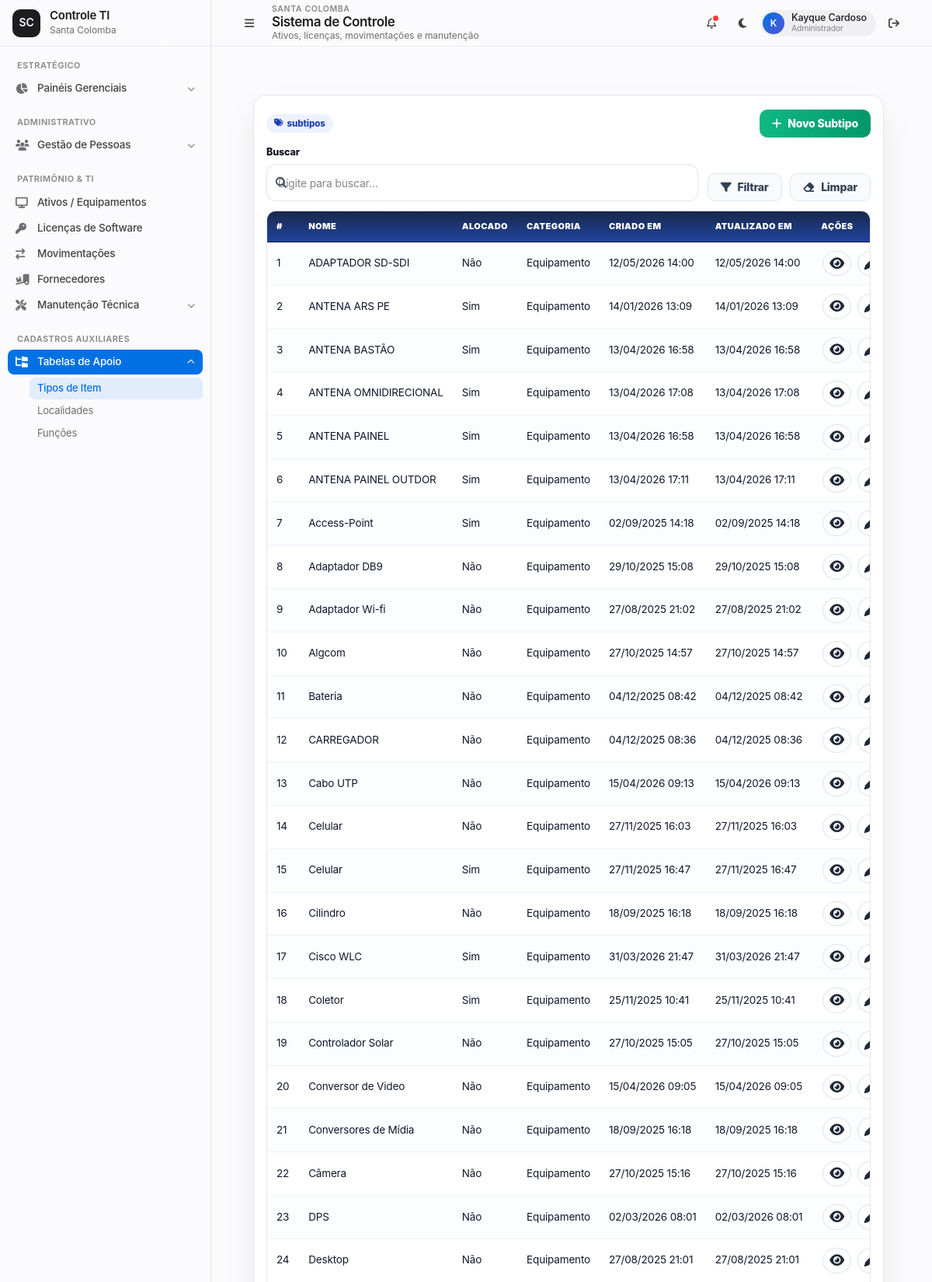
/subtipos/ (signed in, upper part), run on the app's committed database.
### ProjetoEstoque/models.py (models this page shows, shortened)
class AuditModel(models.Model):
    criado_por = models.ForeignKey(User, related_name="%(class)s_criador", on_delete=models.SET_NULL, null=True, blank=True)
    atualizado_por = models.ForeignKey(User, related_name="%(class)s_atualizador", on_delete=models.SET_NULL, null=True, blank=True)
    created_at = models.DateTimeField(auto_now_add=True)
    updated_at = models.DateTimeField(auto_now=True)
    class Meta:
        abstract = True

class Subtipo(AuditModel):
    nome = models.CharField(max_length=100)
    alocado = models.CharField(max_length=3, choices=SimNaoChoices.choices)
    categoria = models.ForeignKey(Categoria, on_delete=models.CASCADE)

class Categoria(AuditModel):
    nome = models.CharField(max_length=100)

### ProjetoEstoque/views/subtipos.py (the view)
# urls.py: path("subtipos/", views.subtipo_list, name="subtipo_list"),
@login_required
def subtipo_list(request):
    q = request.GET.get("q", "").strip()
    cat = request.GET.get("categoria", "").strip()
    alocado = request.GET.get("alocado", "").strip()
    qs = Subtipo.objects.select_related("categoria").order_by("categoria__nome", "nome")
    if q:
        qs = qs.filter(Q(nome__icontains=q) | Q(categoria__nome__icontains=q))
    if cat:
        qs = qs.filter(categoria__id=cat)
    if alocado:
        qs = qs.filter(alocado=alocado)
    context = {
        "subtipos": qs,
        "categorias": Categoria.objects.order_by("nome"),
        "alocado_choices": (("sim", "Sim"), ("nao", "Não")),
        "request": request,
    }
    return render(request, "front/subtipo/subtipo_list.html", context)

### ProjetoEstoque/templates/front/subtipo/subtipo_list.html (shortened to what this page needs)
{% extends 'base.html' %}
{% block content %}
<link rel="stylesheet" href="https://cdnjs.cloudflare.com/ajax/libs/font-awesome/6.4.2/css/all.min.css"/>
<div class="page">
  <div class="panel">
    <div class="top-actions">
      <div class="metrics">
        <span class="badge"><i class="fa fa-tags"></i> {{ total }} subtipos</span>
      </div>
      <div style="display:flex;gap:10px">
        <a class="btn btn-add" href="{% url 'subtipo_create' %}"><i class="fa fa-plus"></i> Novo Subtipo</a>
      </div>
    </div>
    <form class="filtros" method="get" id="fForm" autocomplete="off">
      <div class="group">
        <label style="color: #0b1220;">Buscar</label>
        <div class="filtro-icon-input">
          <span class="ico"><i class="fa fa-search"></i></span>
          <input type="text" name="q" class="ctrl" placeholder="Digite para buscar…" value="{{ q|default:'' }}">
        </div>
      </div>
      <div style="display:flex;gap:10px;justify-content:flex-end">
        <button class="btn btn-light" type="submit"><i class="fa fa-filter"></i> Filtrar</button>
        <button class="btn btn-light" type="button" id="btnClear"><i class="fa fa-eraser"></i> Limpar</button>
      </div>
    </form>
    <div class="table-wrap">
      <table>
        <thead>
          <tr>
            <th style="width:64px">#</th>
            <th>Nome</th>
            <th>Alocado</th>
            <th>Categoria</th>
            <th>Criado em</th>
            <th>Atualizado em</th>
            <th style="width:120px">Ações</th>
          </tr>
        </thead>
        <tbody>
          {% for obj in subtipos %}
          <tr>
            <td>{{ forloop.counter }}</td>
            <td>{{ obj.nome }}</td>
            <td>{{ obj.get_alocado_display }}</td>
            <td>{% if obj.categoria %}{{ obj.categoria.nome }}{% else %}-{% endif %}</td>
            <td>{{ obj.created_at|date:"d/m/Y H:i" }}</td>
            <td>{{ obj.updated_at|date:"d/m/Y H:i" }}</td>
            <td class="td-acoes">
              <a class="icon-btn" title="Detalhar" href="{% url 'subtipo_detail' obj.pk %}"><i class="fa fa-eye"></i></a>
              <a class="icon-btn" title="Editar" href="{% url 'subtipo_update' obj.pk %}"><i class="fa fa-pen"></i></a>
            </td>
          </tr>
          {% empty %}
          <tr><td colspan="7" style="text-align:center;color:#64748b;padding:16px">Nenhum subtipo encontrado.</td></tr>
          {% endfor %}
        </tbody>
      </table>
    </div>
  </div>
</div>
{% endblock %}

### ProjetoEstoque/templates/base.html (shortened to what this page needs)
{% load static %}
<!DOCTYPE html>
<html lang="pt-br">
<head>
  <link rel="stylesheet" href="https://cdnjs.cloudflare.com/ajax/libs/font-awesome/6.5.2/css/all.min.css">
</head>
<body class="theme-light">
  <div class="app-shell" id="appShell">
    <aside class="sidebar" id="sidebar" aria-label="Menu lateral principal">
      <div class="sidebar-brand">
        <a href="{% url 'dashboard' %}" class="brand-mark" aria-label="Ir para o dashboard">
          <span class="brand-fallback" style="display: none;">SC</span>
        </a>
        <div class="brand-copy">
          <span class="brand-title">Controle TI</span>
          <span class="brand-subtitle">Santa Colomba</span>
        </div>
      </div>
      <nav class="sidebar-nav" aria-label="Navegação do sistema">
        <section class="nav-section" aria-labelledby="nav-estrategico">
          <div class="nav-label" id="nav-estrategico">Estratégico</div>
          <div class="nav-group">
            <button
              type="button"
              class="nav-button "
              data-submenu-target="sub-dash"
              aria-expanded="false"
              aria-controls="sub-dash"
              title="Painéis gerenciais">
              <i class="fa-solid fa-chart-pie nav-icon" aria-hidden="true"></i>
              <span class="nav-text">Painéis Gerenciais</span>
              <i class="fa-solid fa-chevron-down nav-arrow" aria-hidden="true"></i>
            </button>
            <div class="submenu" id="sub-dash">
              <div class="submenu-inner">
                <a href="{% url 'alertas_dashboard' %}" class="sub-link {% if request.resolver_match.url_name == 'alertas_dashboard' %}is-active{% endif %}">Alertas</a>
              </div>
            </div>
          </div>
        </section>
        <section class="nav-section" aria-labelledby="nav-administrativo">
          <div class="nav-label" id="nav-administrativo">Administrativo</div>
          <div class="nav-group">
            <button
              type="button"
              class="nav-button {% if 'usuario' in request.resolver_match.url_name or 'centrocusto' in request.resolver_match.url_name %}is-active{% endif %}"
              data-submenu-target="sub-pessoas"
              aria-expanded="false"
              aria-controls="sub-pessoas"
              title="Gestão de pessoas">
              <i class="fa-solid fa-users nav-icon" aria-hidden="true"></i>
              <span class="nav-text">Gestão de Pessoas</span>
              <i class="fa-solid fa-chevron-down nav-arrow" aria-hidden="true"></i>
            </button>
            <div class="submenu" id="sub-pessoas">
              <div class="submenu-inner">
                <a href="{% url 'usuario_list' %}" class="sub-link {% if 'usuario' in request.resolver_match.url_name and 'hierarquia' not in request.resolver_match.url_name %}is-active{% endif %}">Colaboradores</a>
              </div>
            </div>
          </div>
        </section>
        <section class="nav-section" aria-labelledby="nav-patrimonio">
          <div class="nav-label" id="nav-patrimonio">Patrimônio & TI</div>
          <a href="{% url 'equipamentos_list' %}" class="nav-item {% if 'equipamento' in request.resolver_match.url_name %}is-active{% endif %}" title="Ativos e equipamentos">
            <i class="fa-solid fa-display nav-icon" aria-hidden="true"></i>
            <span class="nav-text">Ativos / Equipamentos</span>
          </a>
          <a href="{% url 'licenca_list' %}" class="nav-item {% if 'licenca_' in request.resolver_match.url_name and 'dashboard' not in request.resolver_match.url_name %}is-active{% endif %}" title="Licenças de software">
            <i class="fa-solid fa-key nav-icon" aria-hidden="true"></i>
            <span class="nav-text">Licenças de Software</span>
          </a>
          <a href="{% url 'movimentacao_list' %}" class="nav-item {% if 'movimentacao' in request.resolver_match.url_name %}is-active{% endif %}" title="Movimentações">
            <i class="fa-solid fa-arrow-right-arrow-left nav-icon" aria-hidden="true"></i>
            <span class="nav-text">Movimentações</span>
          </a>
          <a href="{% url 'fornecedor_list' %}" class="nav-item {% if 'fornecedor' in request.resolver_match.url_name %}is-active{% endif %}" title="Fornecedores">
            <i class="fa-solid fa-truck-ramp-box nav-icon" aria-hidden="true"></i>
            <span class="nav-text">Fornecedores</span>
          </a>
          <div class="nav-group">
            <button
              type="button"
              class="nav-button {% if 'preventiva' in request.resolver_match.url_name and 'dashboard' not in request.resolver_match.url_name or request.resolver_match.url_name == 'checklist_list' %}is-active{% endif %}"
              data-submenu-target="sub-manutencao"
              aria-expanded="false"
              aria-controls="sub-manutencao"
              title="Manutenção técnica">
              <i class="fa-solid fa-screwdriver-wrench nav-icon" aria-hidden="true"></i>
              <span class="nav-text">Manutenção Técnica</span>
              <i class="fa-solid fa-chevron-down nav-arrow" aria-hidden="true"></i>
            </button>
            <div class="submenu" id="sub-manutencao">
              <div class="submenu-inner">
                <a href="{% url 'preventiva_start' %}" class="sub-link {% if request.resolver_match.url_name == 'preventiva_start' %}is-active{% endif %}">Nova Preventiva</a>
              </div>
            </div>
          </div>
        </section>
        <section class="nav-section" aria-labelledby="nav-cadastros">
          <div class="nav-label" id="nav-cadastros">Cadastros Auxiliares</div>
          <div class="nav-group">
            <button
              type="button"
              class="nav-button {% if 'subtipo' in request.resolver_match.url_name or 'localidade' in request.resolver_match.url_name or 'funcoes' in request.resolver_match.url_name %}is-active{% endif %}"
              data-submenu-target="sub-cadastros"
              aria-expanded="false"
              aria-controls="sub-cadastros"
              title="Tabelas de apoio">
              <i class="fa-solid fa-folder-tree nav-icon" aria-hidden="true"></i>
              <span class="nav-text">Tabelas de Apoio</span>
              <i class="fa-solid fa-chevron-down nav-arrow" aria-hidden="true"></i>
            </button>
            <div class="submenu" id="sub-cadastros">
              <div class="submenu-inner">
                <a href="{% url 'subtipo_list' %}" class="sub-link {% if request.resolver_match.url_name == 'subtipo_list' %}is-active{% endif %}">Tipos de Item</a>
                <a href="{% url 'localidade_list' %}" class="sub-link {% if request.resolver_match.url_name == 'localidade_list' %}is-active{% endif %}">Localidades</a>
                <a href="{% url 'funcoes_list' %}" class="sub-link {% if request.resolver_match.url_name == 'funcoes_list' %}is-active{% endif %}">Funções</a>
              </div>
            </div>
          </div>
        </section>
      </nav>
    </aside>
    <main class="main-shell">
      <header class="topbar">
        <div class="topbar-left">
          <button
            type="button"
            class="sidebar-toggle"
            id="sidebarToggle"
            aria-label="Abrir ou recolher menu lateral"
            aria-controls="sidebar"
            aria-expanded="false">
            <i class="fa-solid fa-bars" aria-hidden="true"></i>
          </button>
          <div class="topbar-title-group">
            <span class="eyebrow">Santa Colomba</span>
            <h1 class="topbar-title">{% block page_title %}Sistema de Controle{% endblock %}</h1>
            <span class="topbar-subtitle">{% block page_subtitle %}Ativos, licenças, movimentações e manutenção{% endblock %}</span>
          </div>
        </div>
        <div class="topbar-actions">
          <button type="button" class="icon-button" id="notificationButton" aria-label="Notificações" title="Notificações">
            <i class="fa-regular fa-bell" aria-hidden="true"></i>
            <span class="badge-dot" aria-hidden="true"></span>
          </button>
          <button type="button" class="icon-button" id="themeToggle" aria-label="Alternar entre modo claro e escuro" title="Alternar tema">
            <i class="fa-solid fa-moon" id="themeIcon" aria-hidden="true"></i>
          </button>
          <div class="profile-chip" title="Usuário logado">
            <div class="profile-avatar" aria-hidden="true">
              {{ user.username|default:"U"|slice:":1"|upper }}
            </div>
            <div class="profile-copy">
              <span class="profile-name">{{ user.first_name|default:user.username }}</span>
              <span class="profile-role">Administrador</span>
            </div>
          </div>
          <form method="post" action="{% url 'logout' %}" style="margin:0;padding:0;">
            <button type="submit" class="logout-button" title="Sair do sistema" aria-label="Sair do sistema">
              <i class="fa-solid fa-arrow-right-from-bracket" aria-hidden="true"></i>
            </button>
          </form>
        </div>
      </header>
      <div class="main-scroll" id="mainContent" tabindex="-1">
        <div class="main-container">
          {% block content %}{% endblock %}
        </div>
      </div>
    </main>
  </div>
</body>
</html>

### ProjetoEstoque/templates/front/subtipo/subtipo_list.html (style rules this page uses)
:root { --line:#e5e7eb;--ink:#172133;--soft:#f8fafc;--card:#fff;--shadow:0 20px 40px rgba(2,6,23,.07);--h:48px;--rad:12px;--padL:44px }
* { box-sizing:border-box }
.page { max-width:1200px;margin:22px auto;padding:0 14px }
.panel { background:var(--card);border:1px solid var(--line);border-radius:16px;box-shadow:var(--shadow);padding:18px 16px }
.top-actions { display:flex;justify-content:space-between;gap:12px;flex-wrap:wrap;margin-bottom:10px }
.metrics { display:flex;gap:10px;align-items:center;color:#475569 }
.metrics .badge { background:#eef2ff;color:#1e40af;border-radius:999px;padding:4px 10px;font-weight:800 }
.btn { border:none;border-radius:10px;padding:10px 16px;font-weight:800;cursor:pointer;display:inline-flex;align-items:center;gap:8px;text-decoration:none }
.btn-add { background:linear-gradient(90deg,#10b981,#059669);color:#fff }
.btn-light { background:#f8fafc;border:1.5px solid #dbe6f1;color:#334155 }
.filtros { display:grid;grid-template-columns:minmax(260px,1fr) auto;gap:12px;align-items:end;margin-bottom:12px }
.group { display:flex;flex-direction:column }
.group label { font-weight:800;margin-bottom:6px }
.filtro-icon-input { position:relative }
.filtro-icon-input .ico { position:absolute;left:12px;top:50%;transform:translateY(-50%);color:#334155 }
.ctrl { width:100%;height:var(--h);padding:8px 14px 8px var(--padL);border:1px solid #d5deea;border-radius:var(--rad);background:#fff;color:#111827;font-size:1rem;outline:none;transition:border .15s, box-shadow .15s }
.table-wrap { width:100%;overflow:auto;border:1px solid var(--line);border-radius:12px }
table { width:100%;border-collapse:collapse;min-width:720px;background:#fff }
thead th { position:sticky;top:0;background:linear-gradient(180deg, #18284a 0%, #21439f 100%);color:#fff;border-bottom:1px solid #0f172a;padding:11px 12px;text-align:left;font-weight:900 }
tbody td { padding:11px 12px;border-bottom:1px solid #eef2f7;color:#0f172a }
tbody tr:nth-child(odd) { background:#fbfdff }
.td-acoes { text-align:center;white-space:nowrap }
.icon-btn { background:#fff;border:1.3px solid #dbe3ef;color:#1f2937;border-radius:50%;padding:7px 8px;margin:0 2px;font-size:1.05rem;cursor:pointer;display:inline-flex;align-items:center;justify-content:center }

### data on the page
Subtipo: nome "ADAPTADOR SD-SDI", alocado "Não", categoria.nome "Equipamento", created_at "12/05/2026 14:00", updated_at "12/05/2026 14:00"
Subtipo: nome "ANTENA ARS PE", alocado "Sim", categoria.nome "Equipamento", created_at "14/01/2026 13:09", updated_at "14/01/2026 13:09"
Subtipo: nome "ANTENA BASTÃO", alocado "Sim", categoria.nome "Equipamento", created_at "13/04/2026 16:58", updated_at "13/04/2026 16:58"
Subtipo: nome "ANTENA OMNIDIRECIONAL", alocado "Sim", categoria.nome "Equipamento", created_at "13/04/2026 17:08", updated_at "13/04/2026 17:08"
Subtipo: nome "ANTENA PAINEL", alocado "Sim", categoria.nome "Equipamento", created_at "13/04/2026 16:58", updated_at "13/04/2026 16:58"
Subtipo: nome "ANTENA PAINEL OUTDOR", alocado "Sim", categoria.nome "Equipamento", created_at "13/04/2026 17:11", updated_at "13/04/2026 17:11"
Subtipo: nome "Access-Point", alocado "Sim", categoria.nome "Equipamento", created_at "02/09/2025 14:18", updated_at "02/09/2025 14:18"
Subtipo: nome "Adaptador DB9", alocado "Não", categoria.nome "Equipamento", created_at "29/10/2025 15:08", updated_at "29/10/2025 15:08"
Subtipo: nome "Adaptador Wi-fi", alocado "Não", categoria.nome "Equipamento", created_at "27/08/2025 21:02", updated_at "27/08/2025 21:02"
Subtipo: nome "Algcom", alocado "Não", categoria.nome "Equipamento", created_at "27/10/2025 14:57", updated_at "27/10/2025 14:57"
Subtipo: nome "Bateria", alocado "Não", categoria.nome "Equipamento", created_at "04/12/2025 08:42", updated_at "04/12/2025 08:42"
Subtipo: nome "CARREGADOR", alocado "Não", categoria.nome "Equipamento", created_at "04/12/2025 08:36", updated_at "04/12/2025 08:36"
Subtipo: nome "Cabo UTP", alocado "Não", categoria.nome "Equipamento", created_at "15/04/2026 09:13", updated_at "15/04/2026 09:13"
Subtipo: nome "Celular", alocado "Não", categoria.nome "Equipamento", created_at "27/11/2025 16:03", updated_at "27/11/2025 16:03"
Subtipo: nome "Celular", alocado "Sim", categoria.nome "Equipamento", created_at "27/11/2025 16:47", updated_at "27/11/2025 16:47"
Subtipo: nome "Cilindro", alocado "Não", categoria.nome "Equipamento", created_at "18/09/2025 16:18", updated_at "18/09/2025 16:18"
Subtipo: nome "Cisco WLC", alocado "Sim", categoria.nome "Equipamento", created_at "31/03/2026 21:47", updated_at "31/03/2026 21:47"
Subtipo: nome "Coletor", alocado "Sim", categoria.nome "Equipamento", created_at "25/11/2025 10:41", updated_at "25/11/2025 10:41"
Subtipo: nome "Controlador Solar", alocado "Não", categoria.nome "Equipamento", created_at "27/10/2025 15:05", updated_at "27/10/2025 15:05"
Subtipo: nome "Conversor de Video", alocado "Não", categoria.nome "Equipamento", created_at "15/04/2026 09:05", updated_at "15/04/2026 09:05"
Subtipo: nome "Conversores de Mídia", alocado "Não", categoria.nome "Equipamento", created_at "18/09/2025 16:18", updated_at "18/09/2025 16:18"
Subtipo: nome "Câmera", alocado "Não", categoria.nome "Equipamento", created_at "27/10/2025 15:16", updated_at "27/10/2025 15:16"
Subtipo: nome "DPS", alocado "Não", categoria.nome "Equipamento", created_at "02/03/2026 08:01", updated_at "02/03/2026 08:01"
Subtipo: nome "Desktop", alocado "Não", categoria.nome "Equipamento", created_at "27/08/2025 21:01", updated_at "27/08/2025 21:01"

### other printed values
{{ user.username|default:"U"|slice:":1"|upper }} "K"
{{ user.first_name|default:user.username }} "Kayque Cardoso"
